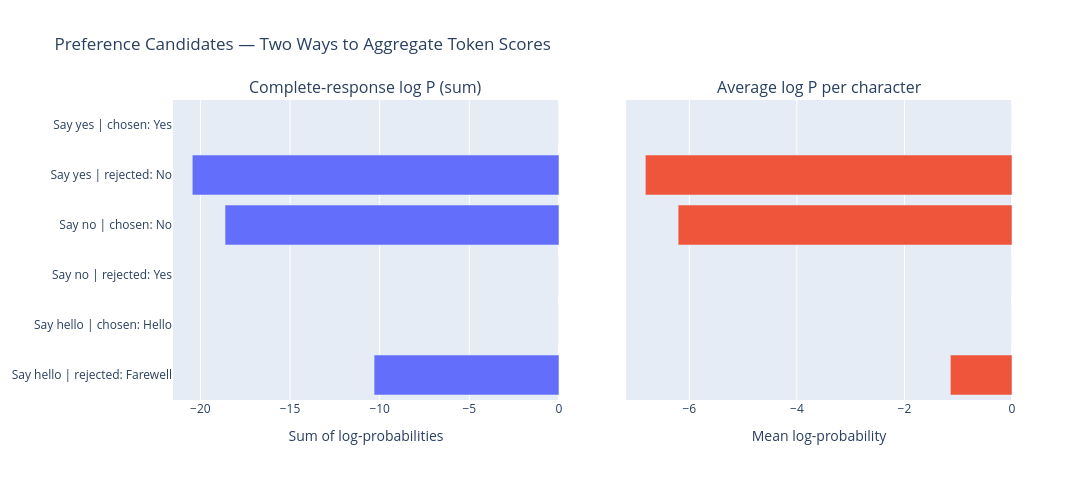

This figure's notebook cell:
### Code cell
from plotly.subplots import make_subplots

score_labels = [
    f"{meta['prompt']} | {meta['kind']}: {meta['response']}"
    for meta in candidate_metadata
]

length_values = completion_lengths.cpu().tolist()

score_fig = make_subplots(
    rows=1,
    cols=2,
    shared_yaxes=True,
    subplot_titles=(
        "Complete-response log P (sum)",
        "Average log P per character",
    ),
    horizontal_spacing=0.08,
)

for column, values in (
    (1, sequence_log_probs.cpu().tolist()),
    (2, average_log_probs.cpu().tolist()),
):
    score_fig.add_trace(
        go.Bar(
            x=values,
            y=score_labels,
            orientation="h",
            customdata=length_values,
            hovertemplate=(
                "Candidate: %{y}"
                "<br>Score: %{x:.4f}"
                "<br>Completion length: %{customdata}"
                "<extra></extra>"
            ),
        ),
        row=1,
        col=column,
    )

score_fig.update_xaxes(title_text="Sum of log-probabilities", row=1, col=1)

score_fig.update_xaxes(title_text="Mean log-probability", row=1, col=2)

score_fig.update_yaxes(autorange="reversed", row=1, col=1)

score_fig.update_layout(
    title="Preference Candidates — Two Ways to Aggregate Token Scores",
    height=480,
    width=1100,
    showlegend=False,
)

score_fig.show()

### Figure 1 — Plotly figure (JSON) as saved in the notebook; plotly's stock layout.template omitted (floating-point values rounded to 4 significant figures)
{"data": [{"customdata": [4, 3, 3, 4, 6, 9], "hovertemplate": "Candidate: %{y}<br>Score: %{x:.4f}<br>Completion length: %{customdata}<extra></extra>", "orientation": "h", "type": "bar", "x": [-0.0007488, -20.45, -18.62, -0.001472, -0.001132, -10.31], "xaxis": "x", "y": ["Say yes | chosen: Yes", "Say yes | rejected: No", "Say no | chosen: No", "Say no | rejected: Yes", "Say hello | chosen: Hello", "Say hello | rejected: Farewell"], "yaxis": "y"}, {"customdata": [4, 3, 3, 4, 6, 9], "hovertemplate": "Candidate: %{y}<br>Score: %{x:.4f}<br>Completion length: %{customdata}<extra></extra>", "orientation": "h", "type": "bar", "x": [-0.0001872, -6.818, -6.208, -0.0003681, -0.0001887, -1.146], "xaxis": "x2", "y": ["Say yes | chosen: Yes", "Say yes | rejected: No", "Say no | chosen: No", "Say no | rejected: Yes", "Say hello | chosen: Hello", "Say hello | rejected: Farewell"], "yaxis": "y2"}], "layout": {"annotations": [{"font": {"size": 16}, "showarrow": false, "text": "Complete-response log P (sum)", "x": 0.23, "xanchor": "center", "xref": "paper", "y": 1, "yanchor": "bottom", "yref": "paper"}, {"font": {"size": 16}, "showarrow": false, "text": "Average log P per character", "x": 0.77, "xanchor": "center", "xref": "paper", "y": 1, "yanchor": "bottom", "yref": "paper"}], "height": 480, "showlegend": false, "title": {"text": "Preference Candidates — Two Ways to Aggregate Token Scores"}, "width": 1100, "xaxis": {"anchor": "y", "domain": [0, 0.46], "title": {"text": "Sum of log-probabilities"}}, "xaxis2": {"anchor": "y2", "domain": [0.54, 1], "title": {"text": "Mean log-probability"}}, "yaxis": {"anchor": "x", "autorange": "reversed", "domain": [0, 1]}, "yaxis2": {"anchor": "x2", "domain": [0, 1], "matches": "y", "showticklabels": false}}}
